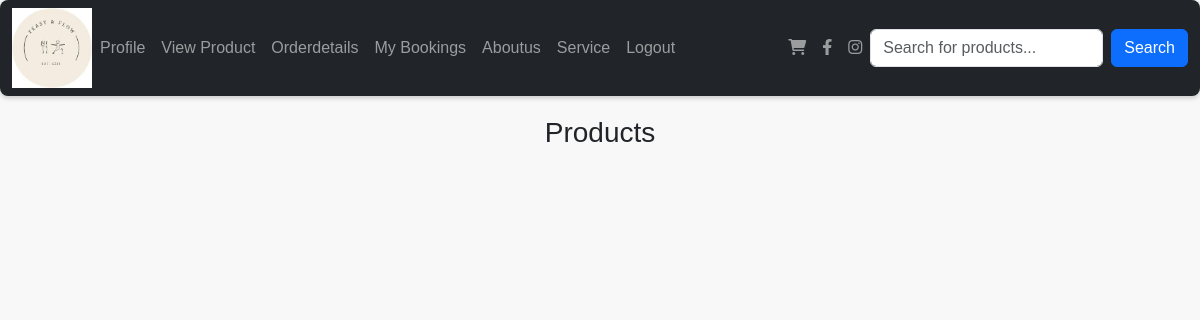
/userviewproduct/, run on an earlier commit of the app's database.
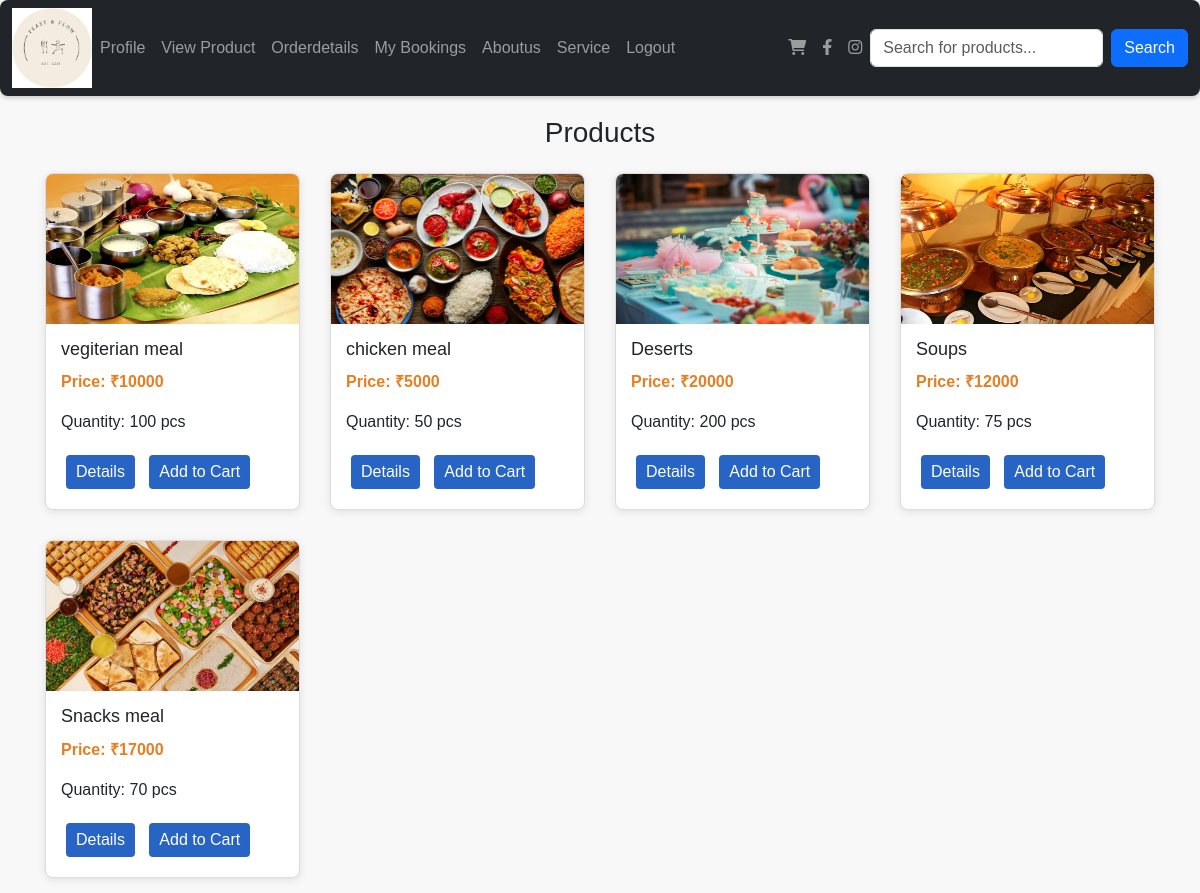
And on a later commit of the database.
### app/models.py (models this page shows, shortened)
class Product(models.Model):
    shop = models.ForeignKey(Shopreg,on_delete=models.CASCADE)
    name = models.TextField()
    discription = models.TextField()
    price = models.IntegerField()
    quantity = models.IntegerField()
    offerprice = models.IntegerField()
    image = models.FileField()

### app/views.py (the view)
# urls.py: path('userviewproduct/',views.userviewproduct,name='userviewproduct'),
def userviewproduct(req):
    data=Product.objects.all()
    return render(req,'user/userviewproduct.html',{'data':data})

### templates/user/userviewproduct.html (shortened to what this page needs)
<!DOCTYPE html>
<html lang="en">
<head>
  <link href="https://cdn.jsdelivr.net/npm/bootstrap@5.3.3/dist/css/bootstrap.min.css" rel="stylesheet">
  <link href="https://cdnjs.cloudflare.com/ajax/libs/font-awesome/6.0.0-beta3/css/all.min.css" rel="stylesheet">
</head>
<body>
  <nav id="nav" class="navbar navbar-expand-sm navbar-dark bg-dark">
    <div class="container-fluid">
      <a href="../userhome" class="logo">
        <img src="../static/images.jpg" alt="logo" width="80px">
      </a>
      <div class="collapse navbar-collapse" id="mynavbar">
        <ul class="navbar-nav me-auto">
          <li class="nav-item">
            <a class="nav-link" href="../profile">Profile</a>
          </li>
          <li class="nav-item">
            <a class="nav-link" href="{% url 'userviewproduct' %}">View Product</a>
          </li>
          <li class="nav-item">
            <a class="nav-link" href="../orderdetails">Orderdetails</a>
          </li>
          <li class="nav-item">
            <a class="nav-link" class="nav-link" href="../booking-history">My Bookings</a>
          </li>
        <li class="nav-item">
          <a class="nav-link" href="../aboutus">Aboutus</a>
        </li>
      <li class="nav-item">
        <a class="nav-link" href="../service">Service</a>
      </li>
          <li class="nav-item">
            <a class="nav-link" href="../logout">Logout</a>
          </li>
        </ul>
         <ul class="navbar-nav d-flex">
          <li class="nav-item">
            <a class="nav-link" href="../user_view_cart" target="_blank">
              <i class="fas fa-shopping-cart"></i>
            </a>
          </li>
          <li class="nav-item">
            <a class="nav-link" href="https://facebook.com" target="_blank">
              <i class="fab fa-facebook-f"></i>
            </a>
          </li>
          <li class="nav-item">
            <a class="nav-link" href="https://instagram.com" target="_blank">
              <i class="fab fa-instagram"></i>
            </a>
          </li>
        </ul>
    <form class="d-flex" method="post" action="{% url 'product_search' %}">
      <input type="text" class="form-control me-2" name="query" placeholder="Search for products...">
      <button type="submit" class="btn btn-primary">Search</button>
    </form>
      </div>
    </div>
  </nav>
  <div class="container">
    <h3 class="text-center">Products</h3>
    <div class="row">
      {% for i in data %}
      <div class="col-12 col-sm-6 col-md-4 col-lg-3 gallery">
        <div class="product">
          <img src="{{i.image.url}}" alt="{{i.name}}">
          <div class="description">
            <h3>{{i.name}}</h3>
            <p class="price">Price: ₹{{i.price}}</p>
            <p>Quantity: {{i.quantity}} pcs</p>
            <a class="pro" href="../prodetails/{{i.pk}}">Details</a>
            <a class="pro" href="../addtocart/{{i.pk}}">Add to Cart</a>
          </div>
        </div>
      </div>
      {% endfor %}
    </div>
  </div>
</body>
</html>

### templates/user/userviewproduct.html (style rules this page uses)
body { font-family: Arial, sans-serif; background-color: #f8f8f8; }
#nav { box-shadow: 0 2px 5px rgba(0, 0, 0, 0.2); margin-bottom: 20px; border-radius: 8px; }
.gallery { padding: 15px; }
.product { background-color: white; border: 1px solid #ddd; border-radius: 8px; overflow: hidden; box-shadow: 0 2px 8px rgba(0, 0, 0, 0.1); transition: transform 0.2s ease-in-out; }
.product img { width: 100%; height: 150px; }
.product .description { padding: 15px; }
.product h3 { font-size: 18px; margin-bottom: 10px; }
.product .price { font-size: 16px; color: #e67e22; font-weight: bold; }
.pro { display: inline-block; margin: 5px; padding: 5px 10px; background-color: #2864c4; color: white; text-decoration: none; border-radius: 4px; }

What changed in the data, as far as the page shows it:
added Product: image (picture), name "vegiterian meal", price "10000", quantity "100"
added Product: image (placeholder picture), name "chicken meal", price "5000", quantity "50"
added Product: image (picture), name "Deserts", price "20000", quantity "200"
added Product: image (picture), name "Soups", price "12000", quantity "75"
added Product: image (picture), name "Snacks meal", price "17000", quantity "70"
